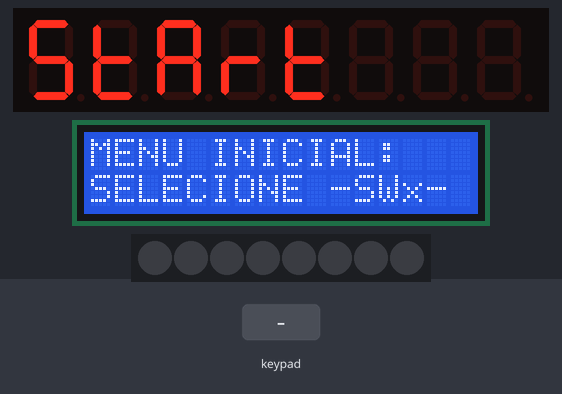
Simulated run of this sketch. Board: Arduino Uno, built with avr-gcc and run on an emulated ATmega328P. Shown: 8-digit seven-segment display, 16×2 character LCD, 8 RGB LEDs in strip order, left to right. The inputs (shaded band) are chosen by the test bench.

Above: at 2.2 s.
2.3 s: key '2' pressed
At 2.4 s:
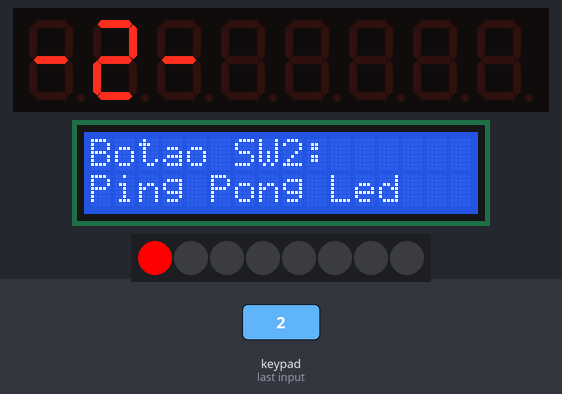
4.1 s: key '1' pressed
At 4.5 s:
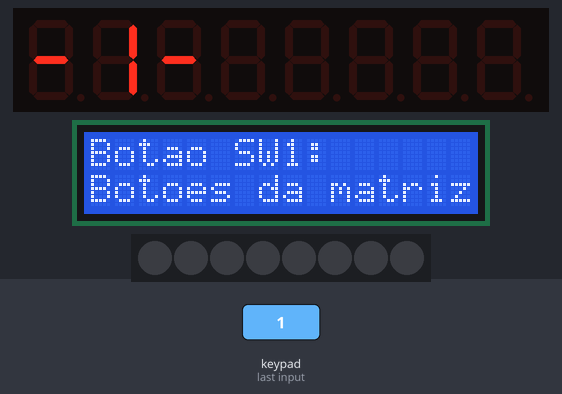
5.7 s: key '3' pressed
At 5.79 s:
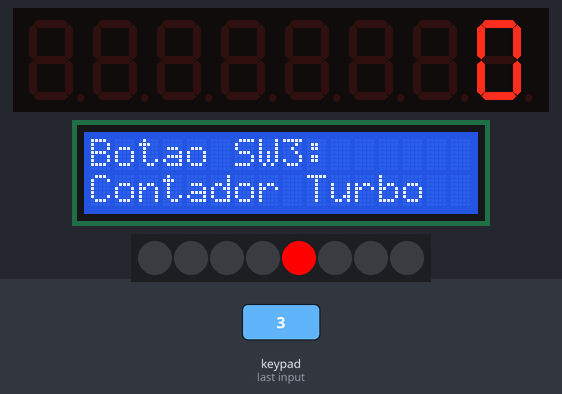
7.4 s: key '4' pressed
At 8.6 s:
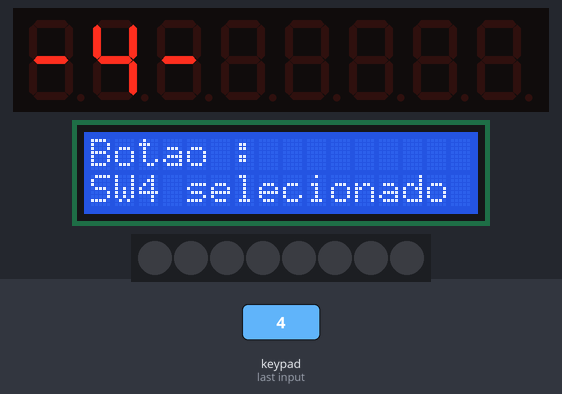
Timing chart, 0 to 10.0 s (numbered marks = the images above; inputs shaded):
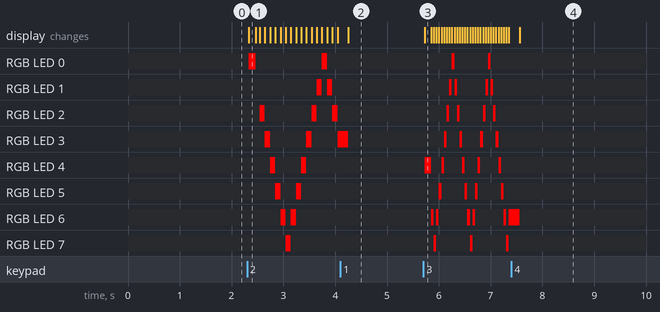

Measured:
- after the input at 2.3 s, RGB LED 0: alternates RGB(255, 0, 0) for 0.12 s and off for 1.3 s, starting at once; RGB LED 1: alternates RGB(255, 0, 0) for 0.10 s and off for 0.10 s, starting after 1.3 s
- after the input at 4.1 s, the display: changes after 0.15 s (image 2)
- after the input at 5.7 s, RGB LED 0: alternates RGB(255, 0, 0) for 0.05 s and off for 0.65 s, starting after 0.55 s; RGB LED 6: off → RGB(255, 0, 0) after 0.15 s, then repeats every 0.70 s: off 0.05 s, RGB(255, 0, 0) 0.05 s, off 0.55 s, RGB(255, 0, 0) 0.05 s
- after the input at 7.4 s, the display: changes after 0.16 s (image 4)

The sketch:

Hw-154Hc35s-Lcd.ino
```cpp
#include <TM1638lite.h>
#include <Keypad.h>
#include <Wire.h>
#include <LiquidCrystal_I2C.h>
LiquidCrystal_I2C lcd(0x27, 16, 2);


// Teclado Matricial
const byte LINHAS = 4;
const byte COLUNAS = 4;
char TECLAS_MATRIZ[LINHAS][COLUNAS] = {
{'1', '2', '3', '4'}, {'5', '6', '7', '8'},
{'9', '0', '+', '-'}, {'*', '/', 'C', 'R'}
};

const byte PINOS_LINHAS[LINHAS] = {6, 7, 8, 9};
const byte PINOS_COLUNAS[COLUNAS] = {10, 11, 12, 13};

Keypad teclado_personalizado = Keypad(makeKeymap(TECLAS_MATRIZ), PINOS_LINHAS, PINOS_COLUNAS, LINHAS, COLUNAS);


// TM1638
TM1638lite tm(A0, A1, A2);


// Variáveis para o Ping Pong Independente

unsigned long tempoAnteriorPing = 0;
const int intervaloPing = 100; // Velocidade da animação (ms)
int ledAtual = 0;
int direcao = 1;

//Controle de menu
int controle = 0;


//Variavel para contador
unsigned long tempoAnterior = 0;
long contador = 0;

//Chama funções declaradas no final
void mostraLcd(String x, String y);
void animarPingPong();
void lerTecladoMatriz();
void cronometro();

void setup() {
  tm.reset();
  tm.displayText("START");
  lcd.init();
  lcd.backlight();
  lcd.clear();
  lcd.setCursor(0, 0);
  lcd.print("MENU INICIAL:");
  lcd.setCursor(0, 1);
  lcd.print("SELECIONE -SWx-");
  delay(1000);
}


void loop() {

  // Chama a animação a cada ciclo (ela só age se der o tempo do millis)
  //animarPingPong();
  //lerTecladoMatriz();


// 2. Leitura dos Botões do Módulo TM1638

  uint8_t botoes = tm.readButtons();
// 3. Menu de seleção expresso (Corrigido para não travar a animação)

  if (botoes != 0) {
    tm.reset(); // Limpa o display e LEDs do TM1638 ao trocar
    switch (botoes) {
      case 1 << 0:
        tm.displayText("-1-     "); mostraLcd("Botao SW1:", "Botoes da matriz");
        controle = 1;
        break;

      case 1 << 1:
        tm.displayText("-2-     "); mostraLcd("Botao SW2:", "Ping Pong Led");
        controle = 2;
        break;

      case 1 << 2:
        tm.displayText("-3-     "); mostraLcd("Botao SW3:", "Contador Turbo");
        controle = 3;
        break;

      case 1 << 3:
        tm.displayText("-4-     "); mostraLcd("Botao :", "SW4 selecionado");
        controle = 4;
        break;

      case 1 << 4:
        tm.displayText("-5-     "); mostraLcd("Botao :", " SW5 selecionado");
        controle = 5;
        break;

      case 1 << 5:
        tm.displayText("-6-     "); mostraLcd("Botao :", " SW6 selecionado");
        controle = 6;
        break;

      case 1 << 6:
        tm.displayText("-7-     "); mostraLcd("Botao :", " SW7 selecionado");
        controle = 7;
        break;

      case 1 << 7:
        tm.displayText("-8-     "); mostraLcd("Botao :", " SW8 selecionado");
        controle = 8;
        break;
    }
  }
  if(controle == 1){
      lerTecladoMatriz();
    }
  else if (controle == 2){
      animarPingPong();
    }
  else if (controle == 3){
      cronometro();
    }
}


//*** Função de mostra no LCD ***

void mostraLcd(String x, String y) {
  lcd.clear();
  lcd.setCursor(0, 0);
  lcd.print(x);
  lcd.setCursor(0, 1);
  lcd.print(y);
}


//*** Função para animação Ping Pong Independente ***
void animarPingPong() {
  if (millis() - tempoAnteriorPing >= intervaloPing) {// Verifica se passou o intervalo de 100ms
    tempoAnteriorPing = millis();
    for(int i = 0; i < 8; i++) {// Apaga o LED anterior (opcional, para efeito de rastro)
        tm.setLED(i, 0);
    }
    tm.setLED(ledAtual, 1);// Acende o LED atual
    ledAtual += direcao;// Incrementa ou decrementa a posição
    if (ledAtual >= 7 || ledAtual <= 0) {// Se chegar no fim ou no início, inverte a direção
      direcao *= -1;
    }
  }
}

//*** Função para leitura do teclado matricial ***
void lerTecladoMatriz(){
 // Leitura do Teclado Matricial
  char leitura_teclas = teclado_personalizado.getKey();
  if (leitura_teclas) {
    mostraLcd("Botao matriz:", String(leitura_teclas));
    return;
  }
}
void cronometro(){
  if (millis() - tempoAnterior >= 50) {
    tempoAnterior = millis();
    for(int i = 0; i < 8; i++) tm.setLED(i, (i == ledAtual));
    ledAtual += direcao;
    if (ledAtual >= 7 || ledAtual <= 0) direcao = -direcao;
    if (ledAtual > 7) ledAtual = 7;
    if (ledAtual < 0) ledAtual = 0;
    char buffer[16];
    sprintf(buffer, "%8ld", contador);
    tm.displayText(buffer);
    contador++;
  }
}
```
